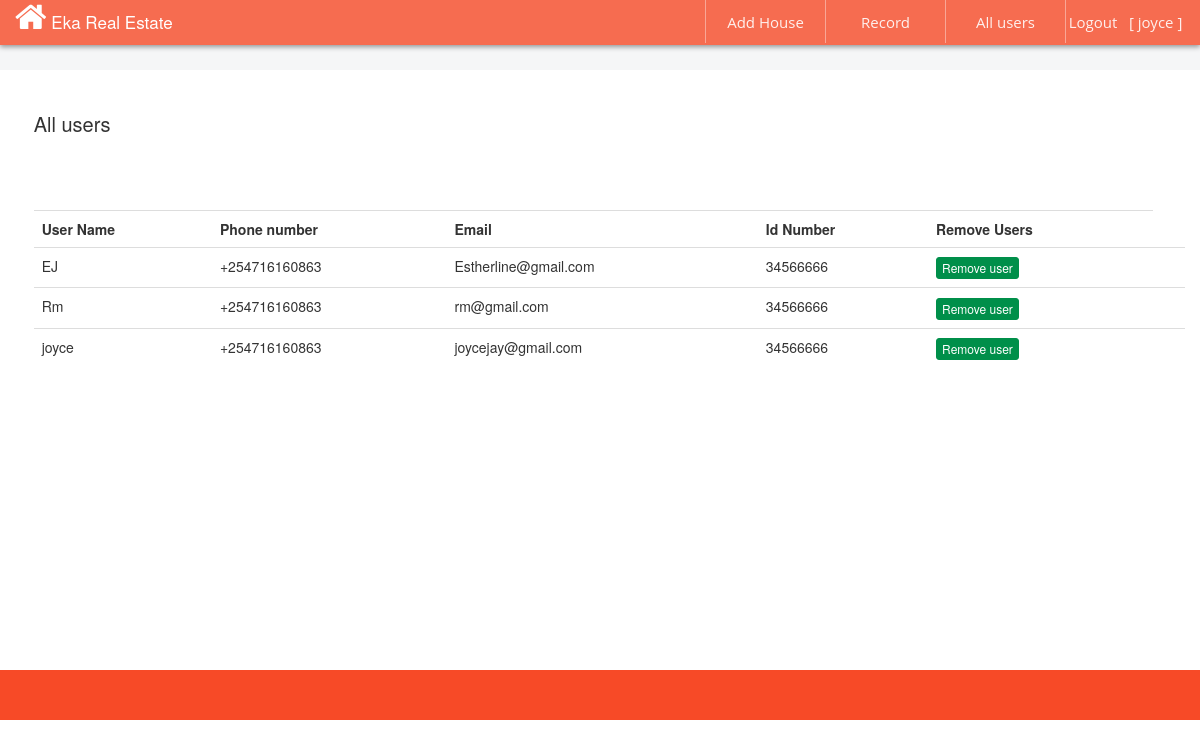
The page /users.php (signed in) on the database its author committed.
### tables this page shows
CREATE TABLE IF NOT EXISTS `users` (
`id` int(11) NOT NULL,
  `firstname` varchar(500) NOT NULL,
  `lastname` varchar(500) NOT NULL,
  `idnumber` int(11) NOT NULL,
  `phonenumber` varchar(500) NOT NULL,
  `email` varchar(500) NOT NULL,
  `username` varchar(500) NOT NULL,
  `password` varchar(500) NOT NULL
);

### users.php (the view, shortened to what this page needs)
 <!DOCTYPE html>
<html lang="en">
<head>
  <link rel="stylesheet" href="http://maxcdn.bootstrapcdn.com/bootstrap/3.3.4/css/bootstrap.min.css">
  <link rel="stylesheet" href="https://cdnjs.cloudflare.com/ajax/libs/font-awesome/4.7.0/css/font-awesome.min.css">
</head>
<body style="background#F5F3EE;">
<div class="col-sm-4" id="header">
<span style="float: left; color:white; font-size: 17px; font-weight: 500;  ">
<i class="fa fa-home fa-2x"></i>
Eka Real Estate
</span>
      <ul id="menu">
         <li>
         <a href="logout.php">Logout &nbsp&nbsp[&nbsp<?php echo $_SESSION['use'];  ?>&nbsp]</a>
      </li>
<li>
         <a href="users.php">All users</a>
      </li>
             <li>
         <a href="record.php">Record</a>
         </li>
      <li>
         <a href="admin.php">Add House</a>
      </li>
   </ul>
</div>
<div style="height: 50px; padding-top: 70px; width:auto; padding-left:40%; background: #F5F6F7; font-size: 18px;   color: #515B6E; ">
</div>
 <div class="col-sm-4"  style="background:white;  width: 100%; height: 600px;  padding-top: 40px;">
 <div style="height: 100px; width:98.4%; background: white; font-size: 20px;margin-left: 1.6%; font-weight: 400; ">
  All users
</div>
  <div style="margin-left: 1.6%;">
<table class='table ' style='text-align:left; '>
<tr>
<th>User Name</th>
 <th>Phone number</th>
<th>Email</th>
 <th>Id Number</th>
<th>Remove Users</th>
</tr>
 <?php
$page = ($_GET['page']) ? $_GET['page'] : 1;
$start = ($page-1) * NUMBER_PER_PAGE;
$sql = "SELECT * FROM users WHERE 1=1";
$sql .= "  order by id desc LIMIT $start, " . NUMBER_PER_PAGE;
$loop = mysql_query($sql)
  or die ('cannot run the query because: ' . mysql_error());
while ($row = mysql_fetch_assoc($loop))
   { echo "
<tr>
<td >" . $row['username'] . " </td>
<td > " . $row['phonenumber'] . "</td>
<td>" . $row['email'] . "</td>
<td>" . $row['idnumber'] . "</td>
<td>
<a href='deleteuser.php? id=".$row['id']."'   >
<button type='button' class='btn btn-success btn-xs' style='background:#008F4A; border: 1px solid #008F4A; ''>Remove user </button>
</a>
 </td>
 <td>
 </td>
</tr>
    ";
        }
    ?>
   </table>
  </div>
</div>
<div class="col-sm-4" style=" width:100%; height:50px; background: #F74A27;">
</div>
</body>
</html>

### users.php (style rules this page uses)
ul { list-style-type:none; margin:0; padding:0; position absolute; float: right; }
li { display:inline-block; float: right; }
li a { border-left:1px solid rgba(255, 255, 255, 0.4);; rgba(0, 0, 0, 0.08); border 2px 2px 0px 0px; display:block; min-width:120px; height: 43px; text-align: center; line-height: 44px; font-family: "Open Sans","Helvetica Neue",Arial,sans-serif; color: rgba(255, 255, 255, 0.9);rgba(1, 25, 40, 0.8); font-size: 15px; font-weight: 500; text-decoration: none; }
#header { border-top 1px solid #1da8d6;border-bottom 1px solid #1da8d6; width:100%; height: 45px; border-radius 3px; background: rgba(247, 74, 39, 0.8); box-shadow: 0px 2px 5px 0px rgba(0, 0, 0, 0.4); margin-bottom 40px; }

### rows shown on the page
users: username "EJ", phonenumber "+254716160863", email "Estherline@gmail.com", idnumber "34566666"
users: username "Rm", phonenumber "+254716160863", email "rm@gmail.com", idnumber "34566666"
users: username "joyce", phonenumber "+254716160863", email "joycejay@gmail.com", idnumber "34566666"

### other values the page prints
$_SESSION['use'] "joyce"
